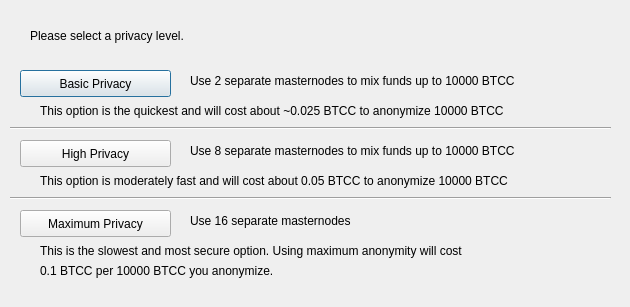
<?xml version="1.0" encoding="UTF-8"?>
<ui version="4.0">
 <class>ObfuscationConfig</class>
 <widget class="QDialog" name="ObfuscationConfig">
  <property name="geometry">
   <rect>
    <x>0</x>
    <y>0</y>
    <width>630</width>
    <height>307</height>
   </rect>
  </property>
  <property name="windowTitle">
   <string>Configure Obfuscation</string>
  </property>
  <widget class="QPushButton" name="buttonBasic">
   <property name="geometry">
    <rect>
     <x>20</x>
     <y>70</y>
     <width>151</width>
     <height>27</height>
    </rect>
   </property>
   <property name="text">
    <string>Basic Privacy</string>
   </property>
  </widget>
  <widget class="QPushButton" name="buttonHigh">
   <property name="geometry">
    <rect>
     <x>20</x>
     <y>140</y>
     <width>151</width>
     <height>27</height>
    </rect>
   </property>
   <property name="text">
    <string>High Privacy</string>
   </property>
  </widget>
  <widget class="QPushButton" name="buttonMax">
   <property name="geometry">
    <rect>
     <x>20</x>
     <y>210</y>
     <width>151</width>
     <height>27</height>
    </rect>
   </property>
   <property name="text">
    <string>Maximum Privacy</string>
   </property>
  </widget>
  <widget class="QLabel" name="label">
   <property name="geometry">
    <rect>
     <x>30</x>
     <y>20</y>
     <width>571</width>
     <height>31</height>
    </rect>
   </property>
   <property name="text">
    <string>Please select a privacy level.</string>
   </property>
  </widget>
  <widget class="QLabel" name="label_2">
   <property name="geometry">
    <rect>
     <x>190</x>
     <y>70</y>
     <width>421</width>
     <height>21</height>
    </rect>
   </property>
   <property name="text">
    <string>Use 2 separate masternodes to mix funds up to 10000 BTCC</string>
   </property>
  </widget>
  <widget class="QLabel" name="label_3">
   <property name="geometry">
    <rect>
     <x>190</x>
     <y>140</y>
     <width>411</width>
     <height>21</height>
    </rect>
   </property>
   <property name="text">
    <string>Use 8 separate masternodes to mix funds up to 10000 BTCC</string>
   </property>
  </widget>
  <widget class="QLabel" name="label_4">
   <property name="geometry">
    <rect>
     <x>190</x>
     <y>210</y>
     <width>421</width>
     <height>21</height>
    </rect>
   </property>
   <property name="text">
    <string>Use 16 separate masternodes</string>
   </property>
  </widget>
  <widget class="QLabel" name="label_6">
   <property name="geometry">
    <rect>
     <x>40</x>
     <y>100</y>
     <width>561</width>
     <height>21</height>
    </rect>
   </property>
   <property name="text">
    <string>This option is the quickest and will cost about ~0.025 BTCC to anonymize 10000 BTCC</string>
   </property>
  </widget>
  <widget class="QLabel" name="label_7">
   <property name="geometry">
    <rect>
     <x>40</x>
     <y>170</y>
     <width>561</width>
     <height>21</height>
    </rect>
   </property>
   <property name="text">
    <string>This option is moderately fast and will cost about 0.05 BTCC to anonymize 10000 BTCC</string>
   </property>
  </widget>
  <widget class="QLabel" name="label_8">
   <property name="geometry">
    <rect>
     <x>40</x>
     <y>240</y>
     <width>561</width>
     <height>21</height>
    </rect>
   </property>
   <property name="text">
    <string>This is the slowest and most secure option. Using maximum anonymity will cost</string>
   </property>
  </widget>
  <widget class="QLabel" name="label_9">
   <property name="geometry">
    <rect>
     <x>40</x>
     <y>260</y>
     <width>561</width>
     <height>21</height>
    </rect>
   </property>
   <property name="text">
    <string>0.1 BTCC per 10000 BTCC you anonymize.</string>
   </property>
  </widget>
  <widget class="Line" name="line">
   <property name="geometry">
    <rect>
     <x>10</x>
     <y>120</y>
     <width>601</width>
     <height>16</height>
    </rect>
   </property>
   <property name="orientation">
    <enum>Qt::Horizontal</enum>
   </property>
  </widget>
  <widget class="Line" name="line_2">
   <property name="geometry">
    <rect>
     <x>10</x>
     <y>190</y>
     <width>601</width>
     <height>16</height>
    </rect>
   </property>
   <property name="orientation">
    <enum>Qt::Horizontal</enum>
   </property>
  </widget>
 </widget>
 <resources/>
 <connections/>
</ui>
